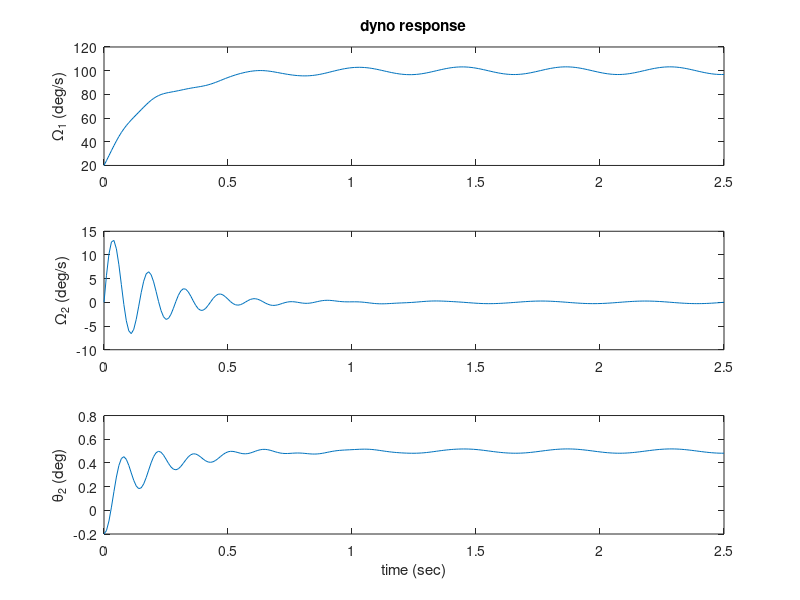

MATLAB code to generate this figure:
% Dynomometer example 
% State-space representation
% Response to 100 N-m step input with sinusoidal ripple
% Using lsim command

M0 = 100;
J1 = 0.2;
J2 = 0.1;
b = 1;
k = 200;

A = [-b/J1 b/J1 0 0; b/J2 -b/J2 0 -k/J2; 1 0 0 0; 0 1 0 0];
B = [1/J1; 0; 0; 0];
C = [1 0 0 0; 0 1 0 0; 0 0 0 1];
D = 0;

sys = ss(A,B,C,D);

% transfer functions for outputs omega1, omega2, and theta2
sys_tf = tf(sys)

M1 = 10;
om = 15;
t = 0:0.01:2.5;
u = M0 + M1*sin(om*t);
x0 = [20; 0; 0; -0.2];
figure(1); clf;
[y,t] = lsim(sys,u,t,x0);

subplot(311);
plot(t,y(:,1));
title('dyno response');
ylabel('\Omega_1 (deg/s)');
subplot(312);
plot(t,y(:,2));
ylabel('\Omega_2 (deg/s)');
subplot(313);
plot(t,y(:,3));
ylabel('\theta_2 (deg)');
xlabel('time (sec)');




